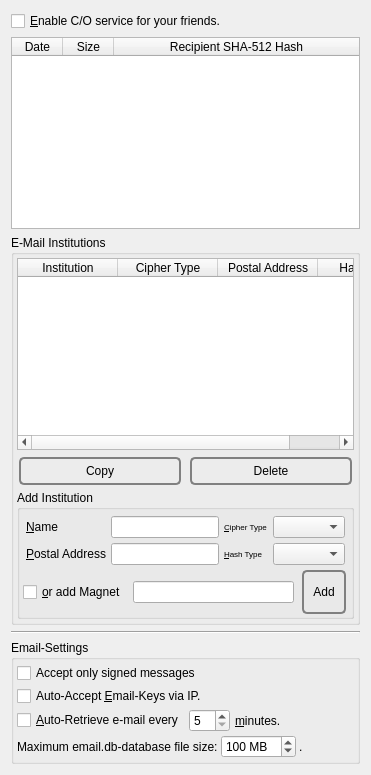
             <widget class="QWidget" name="tab_6">
              <attribute name="icon">
               <iconset resource="../Icons/icons.qrc">
                <normaloff>:/Logo/spoton-button-32.png</normaloff>:/Logo/spoton-button-32.png</iconset>
              </attribute>
              <attribute name="title">
               <string>Set C/O</string>
              </attribute>
              <layout class="QVBoxLayout" name="verticalLayout_25">
               <item>
                <widget class="QCheckBox" name="postofficeCheckBox">
                 <property name="toolTip">
                  <string>&lt;html&gt;&lt;head/&gt;&lt;body&gt;&lt;p&gt;With enabling C/O service you create a post office for your friends.&lt;/p&gt;&lt;p&gt;Two methods exist: Define a common neighbor (e.g Alice and Bob connect to a common webserver as a node, and all three have email keys shared), then the webserver stores the emails, even if either Alice or Bob is offline.&lt;/p&gt;&lt;p&gt;Second, advanced method: Create an Institution and add the email key of a friend to your node. In case your friend adds the magnet link for your institution as well to his node, your institution will save all emails for him (as well from senders to him, which are not knowing the magnet of your virtual institution).&lt;/p&gt;&lt;p&gt;The institution will work as an e-mail server for all those, who send their email keys to the institution and add the institutional magnet URI to the own client.&lt;/p&gt;&lt;p&gt;For test purposes one can use as institution e.g. the name &amp;quot;GBmail&amp;quot; and for the address &amp;quot;dotcom&amp;quot;:&lt;/p&gt;&lt;p&gt;magnet:?in=GBmail&amp;amp;ct=aes256&amp;amp;pa=dotcom&amp;amp;ht=sha512&amp;amp;xt=urn:institution&lt;/p&gt;&lt;p&gt;If a friend is doing the same, and the institution knows yours and your friends email keys, you three are fine. This method needs no direct IP connection between you, your friend or to the institution within the echo network - nor must the institution share own email keys. Encrypted peer-to-peer Email.&lt;/p&gt;&lt;/body&gt;&lt;/html&gt;</string>
                 </property>
                 <property name="text">
                  <string>&amp;Enable C/O service for your friends.</string>
                 </property>
                </widget>
               </item>
               <item>
                <widget class="QTableWidget" name="postoffice">
                 <property name="alternatingRowColors">
                  <bool>true</bool>
                 </property>
                 <property name="selectionMode">
                  <enum>QAbstractItemView::SingleSelection</enum>
                 </property>
                 <property name="selectionBehavior">
                  <enum>QAbstractItemView::SelectRows</enum>
                 </property>
                 <property name="horizontalScrollMode">
                  <enum>QAbstractItemView::ScrollPerPixel</enum>
                 </property>
                 <property name="sortingEnabled">
                  <bool>true</bool>
                 </property>
                 <attribute name="horizontalHeaderDefaultSectionSize">
                  <number>51</number>
                 </attribute>
                 <attribute name="horizontalHeaderStretchLastSection">
                  <bool>true</bool>
                 </attribute>
                 <column>
                  <property name="text">
                   <string>Date</string>
                  </property>
                 </column>
                 <column>
                  <property name="text">
                   <string>Size</string>
                  </property>
                 </column>
                 <column>
                  <property name="text">
                   <string>Recipient SHA-512 Hash</string>
                  </property>
                 </column>
                </widget>
               </item>
               <item>
                <widget class="QGroupBox" name="groupBox_12">
                 <property name="title">
                  <string>E-Mail Institutions</string>
                 </property>
                 <layout class="QVBoxLayout" name="verticalLayout_59">
                  <property name="spacing">
                   <number>3</number>
                  </property>
                  <property name="margin">
                   <number>3</number>
                  </property>
                  <item>
                   <layout class="QVBoxLayout" name="verticalLayout_60">
                    <property name="spacing">
                     <number>5</number>
                    </property>
                    <item>
                     <widget class="QTableWidget" name="institutions">
                      <property name="sizePolicy">
                       <sizepolicy hsizetype="Expanding" vsizetype="Expanding">
                        <horstretch>0</horstretch>
                        <verstretch>0</verstretch>
                       </sizepolicy>
                      </property>
                      <property name="alternatingRowColors">
                       <bool>true</bool>
                      </property>
                      <property name="selectionMode">
                       <enum>QAbstractItemView::SingleSelection</enum>
                      </property>
                      <property name="selectionBehavior">
                       <enum>QAbstractItemView::SelectRows</enum>
                      </property>
                      <property name="horizontalScrollMode">
                       <enum>QAbstractItemView::ScrollPerPixel</enum>
                      </property>
                      <property name="sortingEnabled">
                       <bool>true</bool>
                      </property>
                      <attribute name="horizontalHeaderDefaultSectionSize">
                       <number>100</number>
                      </attribute>
                      <attribute name="horizontalHeaderStretchLastSection">
                       <bool>true</bool>
                      </attribute>
                      <column>
                       <property name="text">
                        <string>Institution</string>
                       </property>
                      </column>
                      <column>
                       <property name="text">
                        <string>Cipher Type</string>
                       </property>
                      </column>
                      <column>
                       <property name="text">
                        <string>Postal Address</string>
                       </property>
                      </column>
                      <column>
                       <property name="text">
                        <string>Hash Type</string>
                       </property>
                      </column>
                     </widget>
                    </item>
                    <item>
                     <layout class="QHBoxLayout" name="horizontalLayout_76">
                      <property name="spacing">
                       <number>5</number>
                      </property>
                      <item>
                       <widget class="QPushButton" name="copyInstitution">
                        <property name="minimumSize">
                         <size>
                          <width>48</width>
                          <height>32</height>
                         </size>
                        </property>
                        <property name="styleSheet">
                         <string notr="true">QPushButton {
 border: 2px solid gray;
 background-color: qlineargradient(x1: 0, y1: 0, x2: 0, y2: 1,
                                   stop: 0 #E0E0E0, stop: 1 #FFFFFF);
 border-radius: 5px;
 margin: 2px;
 padding: 2px;
 }



QPushButton:hover { 
background-color: qlineargradient(x1: 0, y1: 0, x2: 0, y2: 1,
                                   stop: 0 rgb(254,229,172), stop: 1 #FFFFFF);
background-position: top center; } 

QPushButton:pressed {
     background-color: darkgrey;
     border-style: inset;
 }</string>
                        </property>
                        <property name="text">
                         <string>Copy</string>
                        </property>
                        <property name="icon">
                         <iconset resource="../Icons/icons.qrc">
                          <normaloff>:/nuvola/copy.png</normaloff>:/nuvola/copy.png</iconset>
                        </property>
                       </widget>
                      </item>
                      <item>
                       <widget class="QPushButton" name="deleteInstitution">
                        <property name="minimumSize">
                         <size>
                          <width>48</width>
                          <height>32</height>
                         </size>
                        </property>
                        <property name="styleSheet">
                         <string notr="true">QPushButton {
 border: 2px solid gray;
 background-color: qlineargradient(x1: 0, y1: 0, x2: 0, y2: 1,
                                   stop: 0 #E0E0E0, stop: 1 #FFFFFF);
 border-radius: 5px;
 margin: 2px;
 padding: 2px;
 }



QPushButton:hover { 
background-color: qlineargradient(x1: 0, y1: 0, x2: 0, y2: 1,
                                   stop: 0 rgb(254,229,172), stop: 1 #FFFFFF);
background-position: top center; } 

QPushButton:pressed {
     background-color: darkgrey;
     border-style: inset;
 }</string>
                        </property>
                        <property name="text">
                         <string>Delete</string>
                        </property>
                        <property name="icon">
                         <iconset resource="../Icons/icons.qrc">
                          <normaloff>:/nuvola/delete.png</normaloff>:/nuvola/delete.png</iconset>
                        </property>
                       </widget>
                      </item>
                     </layout>
                    </item>
                   </layout>
                  </item>
                  <item>
                   <widget class="QGroupBox" name="groupBox_13">
                    <property name="title">
                     <string>Add Institution</string>
                    </property>
                    <layout class="QVBoxLayout" name="verticalLayout_61">
                     <property name="spacing">
                      <number>0</number>
                     </property>
                     <property name="leftMargin">
                      <number>3</number>
                     </property>
                     <property name="topMargin">
                      <number>3</number>
                     </property>
                     <property name="rightMargin">
                      <number>3</number>
                     </property>
                     <property name="bottomMargin">
                      <number>0</number>
                     </property>
                     <item>
                      <widget class="QFrame" name="institutionFrame">
                       <property name="frameShape">
                        <enum>QFrame::NoFrame</enum>
                       </property>
                       <layout class="QVBoxLayout" name="verticalLayout_62">
                        <property name="spacing">
                         <number>3</number>
                        </property>
                        <property name="margin">
                         <number>3</number>
                        </property>
                        <item>
                         <layout class="QGridLayout" name="gridLayout_8">
                          <property name="spacing">
                           <number>5</number>
                          </property>
                          <item row="1" column="3">
                           <widget class="QComboBox" name="institutionPostalAddressType">
                            <property name="styleSheet">
                             <string notr="true">QPushButton {
 border: 2px solid gray;
 background-color: qlineargradient(x1: 0, y1: 0, x2: 0, y2: 1,
                                   stop: 0 #E0E0E0, stop: 1 #FFFFFF);
 border-radius: 5px;
 margin: 2px;
 padding: 2px;
 }



QPushButton:hover { 
background-color: qlineargradient(x1: 0, y1: 0, x2: 0, y2: 1,
                                   stop: 0 rgb(254,229,172), stop: 1 #FFFFFF);
background-position: top center; } 

QPushButton:pressed {
     background-color: darkgrey;
     border-style: inset;
 }</string>
                            </property>
                            <property name="sizeAdjustPolicy">
                             <enum>QComboBox::AdjustToContents</enum>
                            </property>
                           </widget>
                          </item>
                          <item row="0" column="0">
                           <widget class="QLabel" name="label_75">
                            <property name="text">
                             <string>&amp;Name</string>
                            </property>
                            <property name="buddy">
                             <cstring>institutionName</cstring>
                            </property>
                           </widget>
                          </item>
                          <item row="0" column="1">
                           <widget class="QLineEdit" name="institutionName"/>
                          </item>
                          <item row="1" column="0">
                           <widget class="QLabel" name="label_77">
                            <property name="text">
                             <string>&amp;Postal Address</string>
                            </property>
                            <property name="buddy">
                             <cstring>institutionPostalAddress</cstring>
                            </property>
                           </widget>
                          </item>
                          <item row="1" column="1">
                           <widget class="QLineEdit" name="institutionPostalAddress"/>
                          </item>
                          <item row="0" column="3">
                           <widget class="QComboBox" name="institutionNameType">
                            <property name="styleSheet">
                             <string notr="true">QPushButton {
 border: 2px solid gray;
 background-color: qlineargradient(x1: 0, y1: 0, x2: 0, y2: 1,
                                   stop: 0 #E0E0E0, stop: 1 #FFFFFF);
 border-radius: 5px;
 margin: 2px;
 padding: 2px;
 }



QPushButton:hover { 
background-color: qlineargradient(x1: 0, y1: 0, x2: 0, y2: 1,
                                   stop: 0 rgb(254,229,172), stop: 1 #FFFFFF);
background-position: top center; } 

QPushButton:pressed {
     background-color: darkgrey;
     border-style: inset;
 }</string>
                            </property>
                            <property name="sizeAdjustPolicy">
                             <enum>QComboBox::AdjustToContents</enum>
                            </property>
                           </widget>
                          </item>
                          <item row="0" column="2">
                           <widget class="QLabel" name="label_79">
                            <property name="font">
                             <font>
                              <pointsize>6</pointsize>
                             </font>
                            </property>
                            <property name="text">
                             <string>&amp;Cipher Type</string>
                            </property>
                            <property name="buddy">
                             <cstring>institutionNameType</cstring>
                            </property>
                           </widget>
                          </item>
                          <item row="1" column="2">
                           <widget class="QLabel" name="label_80">
                            <property name="font">
                             <font>
                              <pointsize>6</pointsize>
                             </font>
                            </property>
                            <property name="text">
                             <string>&amp;Hash Type</string>
                            </property>
                            <property name="buddy">
                             <cstring>institutionPostalAddressType</cstring>
                            </property>
                           </widget>
                          </item>
                         </layout>
                        </item>
                       </layout>
                      </widget>
                     </item>
                     <item>
                      <layout class="QHBoxLayout" name="horizontalLayout_77">
                       <property name="spacing">
                        <number>6</number>
                       </property>
                       <property name="bottomMargin">
                        <number>0</number>
                       </property>
                       <item>
                        <widget class="QCheckBox" name="addInstitutionCheckBox">
                         <property name="text">
                          <string>&amp;or add Magnet</string>
                         </property>
                        </widget>
                       </item>
                       <item>
                        <widget class="QLineEdit" name="addInstitutionLineEdit"/>
                       </item>
                       <item>
                        <widget class="QPushButton" name="addInstitution">
                         <property name="minimumSize">
                          <size>
                           <width>48</width>
                           <height>48</height>
                          </size>
                         </property>
                         <property name="styleSheet">
                          <string notr="true">QPushButton {
 border: 2px solid gray;
 background-color: qlineargradient(x1: 0, y1: 0, x2: 0, y2: 1,
                                   stop: 0 #E0E0E0, stop: 1 #FFFFFF);
 border-radius: 5px;
 margin: 2px;
 padding: 2px;
 }



QPushButton:hover { 
background-color: qlineargradient(x1: 0, y1: 0, x2: 0, y2: 1,
                                   stop: 0 rgb(254,229,172), stop: 1 #FFFFFF);
background-position: top center; } 

QPushButton:pressed {
     background-color: darkgrey;
     border-style: inset;
 }</string>
                         </property>
                         <property name="text">
                          <string>Add</string>
                         </property>
                         <property name="icon">
                          <iconset resource="../Icons/icons.qrc">
                           <normaloff>:/nuvola/add.png</normaloff>:/nuvola/add.png</iconset>
                         </property>
                        </widget>
                       </item>
                      </layout>
                     </item>
                    </layout>
                   </widget>
                  </item>
                 </layout>
                </widget>
               </item>
               <item>
                <widget class="Line" name="line_15">
                 <property name="orientation">
                  <enum>Qt::Horizontal</enum>
                 </property>
                </widget>
               </item>
               <item>
                <widget class="QGroupBox" name="groupBox_3">
                 <property name="title">
                  <string>Email-Settings</string>
                 </property>
                 <layout class="QVBoxLayout" name="verticalLayout_28">
                  <property name="spacing">
                   <number>3</number>
                  </property>
                  <property name="margin">
                   <number>3</number>
                  </property>
                  <item>
                   <widget class="QCheckBox" name="emailAcceptSigned">
                    <property name="toolTip">
                     <string>People, who have your key can only send messages, if they are signed and authenticated.</string>
                    </property>
                    <property name="layoutDirection">
                     <enum>Qt::LeftToRight</enum>
                    </property>
                    <property name="text">
                     <string>Accept only signed messages</string>
                    </property>
                   </widget>
                  </item>
                  <item>
                   <widget class="QCheckBox" name="acceptEmailKeys">
                    <property name="toolTip">
                     <string>Accept, that neighbors with a Spot-on-gui-client (e.g. chat-servers) can send their key over IP to you. </string>
                    </property>
                    <property name="text">
                     <string>Auto-Accept &amp;Email-Keys via IP.</string>
                    </property>
                    <property name="checked">
                     <bool>false</bool>
                    </property>
                   </widget>
                  </item>
                  <item>
                   <layout class="QHBoxLayout" name="horizontalLayout_62">
                    <property name="spacing">
                     <number>5</number>
                    </property>
                    <item>
                     <widget class="QCheckBox" name="autoEmailRetrieve">
                      <property name="sizePolicy">
                       <sizepolicy hsizetype="Maximum" vsizetype="Fixed">
                        <horstretch>0</horstretch>
                        <verstretch>0</verstretch>
                       </sizepolicy>
                      </property>
                      <property name="text">
                       <string>&amp;Auto-Retrieve e-mail every</string>
                      </property>
                     </widget>
                    </item>
                    <item>
                     <widget class="QSpinBox" name="emailRetrievalInterval">
                      <property name="sizePolicy">
                       <sizepolicy hsizetype="Maximum" vsizetype="Fixed">
                        <horstretch>0</horstretch>
                        <verstretch>0</verstretch>
                       </sizepolicy>
                      </property>
                      <property name="minimum">
                       <number>5</number>
                      </property>
                      <property name="maximum">
                       <number>60</number>
                      </property>
                     </widget>
                    </item>
                    <item>
                     <widget class="QLabel" name="label_64">
                      <property name="text">
                       <string>&amp;minutes.</string>
                      </property>
                      <property name="buddy">
                       <cstring>emailRetrievalInterval</cstring>
                      </property>
                     </widget>
                    </item>
                   </layout>
                  </item>
                  <item>
                   <layout class="QHBoxLayout" name="horizontalLayout_63">
                    <property name="topMargin">
                     <number>0</number>
                    </property>
                    <property name="rightMargin">
                     <number>0</number>
                    </property>
                    <item>
                     <widget class="QLabel" name="label_76">
                      <property name="sizePolicy">
                       <sizepolicy hsizetype="Maximum" vsizetype="Preferred">
                        <horstretch>0</horstretch>
                        <verstretch>0</verstretch>
                       </sizepolicy>
                      </property>
                      <property name="text">
                       <string>Maximum email.db-database file size:</string>
                      </property>
                     </widget>
                    </item>
                    <item>
                     <widget class="QSpinBox" name="maximumEmailFileSize">
                      <property name="sizePolicy">
                       <sizepolicy hsizetype="Maximum" vsizetype="Fixed">
                        <horstretch>0</horstretch>
                        <verstretch>0</verstretch>
                       </sizepolicy>
                      </property>
                      <property name="suffix">
                       <string> MB</string>
                      </property>
                      <property name="minimum">
                       <number>1</number>
                      </property>
                      <property name="maximum">
                       <number>5000</number>
                      </property>
                      <property name="value">
                       <number>100</number>
                      </property>
                     </widget>
                    </item>
                    <item>
                     <widget class="QLabel" name="label_78">
                      <property name="text">
                       <string>.</string>
                      </property>
                      <property name="buddy">
                       <cstring>days</cstring>
                      </property>
                     </widget>
                    </item>
                   </layout>
                  </item>
                 </layout>
                </widget>
               </item>
              </layout>
             </widget>
